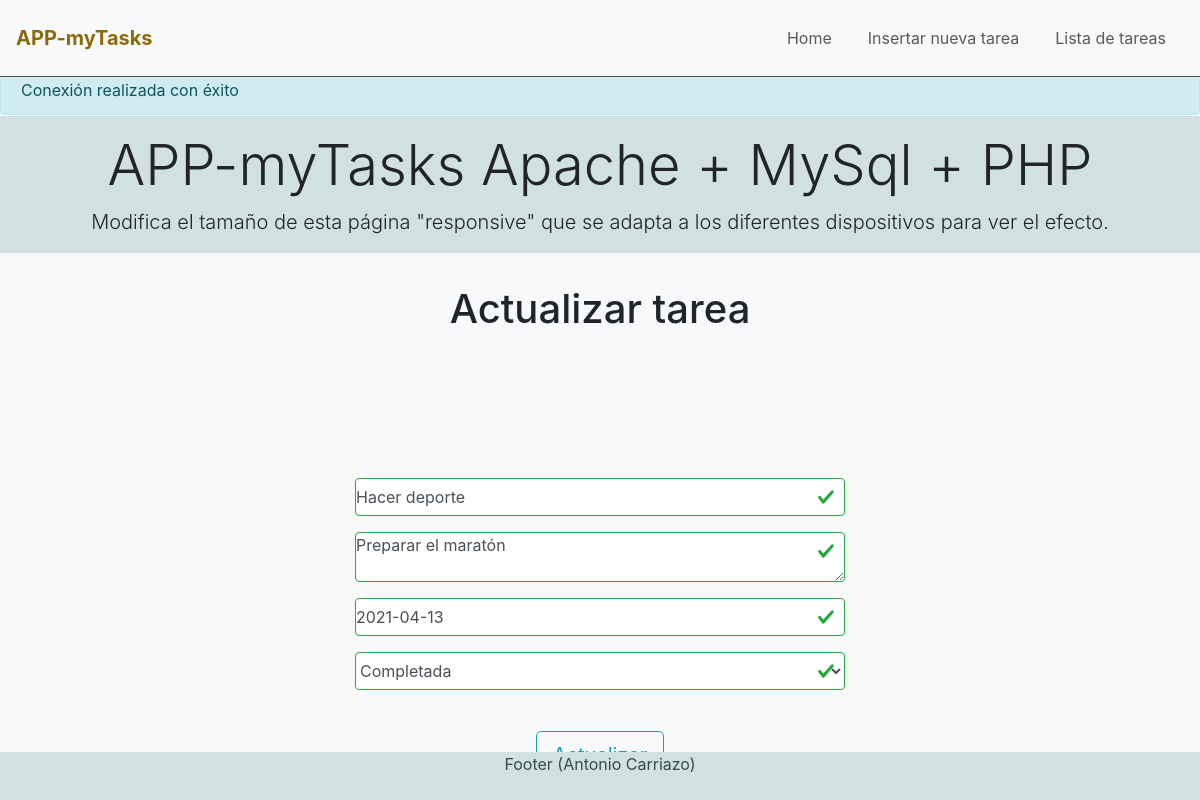
/edit.php?id=5, run on the app's committed database.
### tables this page shows
CREATE TABLE `listaTareas` (
  `idTarea` int NOT NULL,
  `nombreTarea` varchar(30) NOT NULL,
  `comentariosTarea` varchar(255) DEFAULT NULL,
  `fechaTopeTarea` date DEFAULT NULL,
  `completadaTarea` tinyint(1) DEFAULT '0'
);

### edit.php (the view, shortened to what this page needs)
<?php
require('db.php');
$idTarea = $_REQUEST['id'];
$consulta = "SELECT * from listaTareas where idTarea='" . $idTarea . "'";
try
{
    $resultadoConsultaSelect = $conexion->prepare($consulta);
    $resultadoConsultaSelect->setFetchMode(PDO::FETCH_ASSOC);
    $resultadoConsultaSelect->execute();
}
catch(PDOException $error)
{
    erroresConsulta($consulta, $error->getMessage());
}
$fila = $resultadoConsultaSelect->fetch();
?>
<?php
include_once('header.php');
?>
        <div class="form">
            <h1>Actualizar tarea</h1>
            <?php
            if (isset($_POST['nuevo']) && $_POST['nuevo'] == 1) {
                $idTarea = $_REQUEST['idTarea'];
                $nombreTarea = $_REQUEST['nombreTarea'];
                $comentariosTarea = $_REQUEST['comentariosTarea'];
                $fechaTopeTarea = $_REQUEST['fechaTopeTarea'];
                if ($_REQUEST['completadaTarea']=="Pendiente") {
                    $completadaTarea=0;
                    }else {
                        $completadaTarea=1;
                        }
                $consultaActualizacion = "update listaTareas set nombreTarea='" . $nombreTarea . "', comentariosTarea='" . $comentariosTarea . "', fechaTopeTarea='" . $fechaTopeTarea . "', completadaTarea='" . $completadaTarea . "' where idTarea='" . $idTarea . "'";
                try
                {
                    $resultadoConsultaUpdate = $conexion->prepare($consultaActualizacion);
                    $resultadoConsultaUpdate->setFetchMode(PDO::FETCH_ASSOC);
                    $resultadoConsultaUpdate->execute();
                }
                catch(PDOException $error)
                {
                    erroresConsulta($consultaActualizacion, $error->getMessage());
                }
                $estado = "Tarea actualizada correctamente.";
                  echo  "<p class='alerta'>". $estado ."</p>";
                    ?>
                  <div class='row centrado'>
                    <div class='col text-center'>
                      <button type='button' class='btn btn-outline-info btn-lg' href='view.php'><a class='nav-link' href='view.php' >Ver tareas<span class='sr-only'>(current)</span></a></button>
                    </div>
                  </div>
                    <p></p>
                <?php
            } else {
                 ?>
                <div class="divFormulario ">
                    <form class="was-validated" name="form" method="post" action="">
                        <div class="form-group">
                            <p><input class="form-control" type="text" name="nombreTarea" placeholder="Título" required value="<?php echo $fila['nombreTarea']; ?>" /></p>
                        </div>
                        <div class="form-group">
                            <p><textarea class="form-control" type="text" name="comentariosTarea" placeholder="Comentarios" required ><?php echo $fila['comentariosTarea']; ?></textarea></p>
                        </div>
                        <div class="form-group">
                            <p><input class="form-control" type="text" name="fechaTopeTarea" placeholder="Fecha Tope" required value="<?php echo $fila['fechaTopeTarea']; ?>" /></p>
                        </div>
                        <div class="form-group">
                            <p><select class="form-control" type="text" name="completadaTarea" placeholder="Completada" required>
                                    <option selected="selected"><?php
                                            if ($fila["completadaTarea"]==0) {
                                              echo "Pendiente";
                                            }else {
                                              echo "Completada";
                                            }
                                 ?></option>
                                </select>
                            </p>
                        </div>
                    </div>
                        <p><input class="btn btn-outline-info btn-lg" name="submit" type="submit" value="Actualizar" /></p>
            <?php
            }
            ?>
<?php
include_once('footer.php');
?>

### css/styles.css (style rules this page uses)
body { padding-top: 65px; background-color:#f8f9fa; margin: 0; }
h1 { text-align: center; margin: 0em; }
p { text-align: center; margin-bottom:0em; }
form { margin:0; }
.form-control { margin:0em; padding:0em; width:100%; }
.divFormulario { margin-top:1%; margin-left:20%; margin-right:20%; }
.was-validated { margin: auto; width: 50%; padding: 10px; }
@media only screen and (min-width: 769px) and (max-width: 1200px) { .divFormulario { margin-top:10%; margin-left:20%; margin-right:20%; } }
@media only screen and (min-width: 769px) and (max-width: 1200px) { .was-validated { margin: auto; width: 75%; padding: 25px; } }

### data on the page
listatareas: nombreTarea "Hacer deporte", comentariosTarea "Preparar el maratón", fechaTopeTarea "2021-04-13", completadaTarea "Completada"
